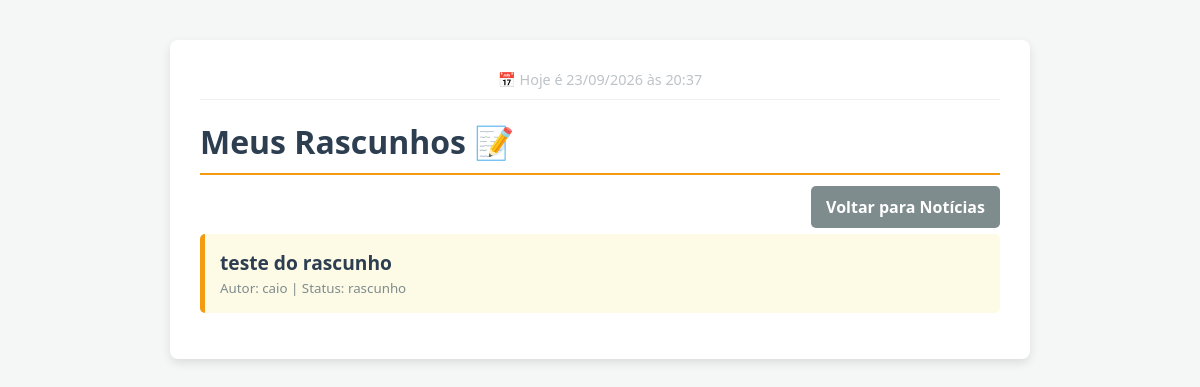
Before: /rascunhos/ with the older database file.
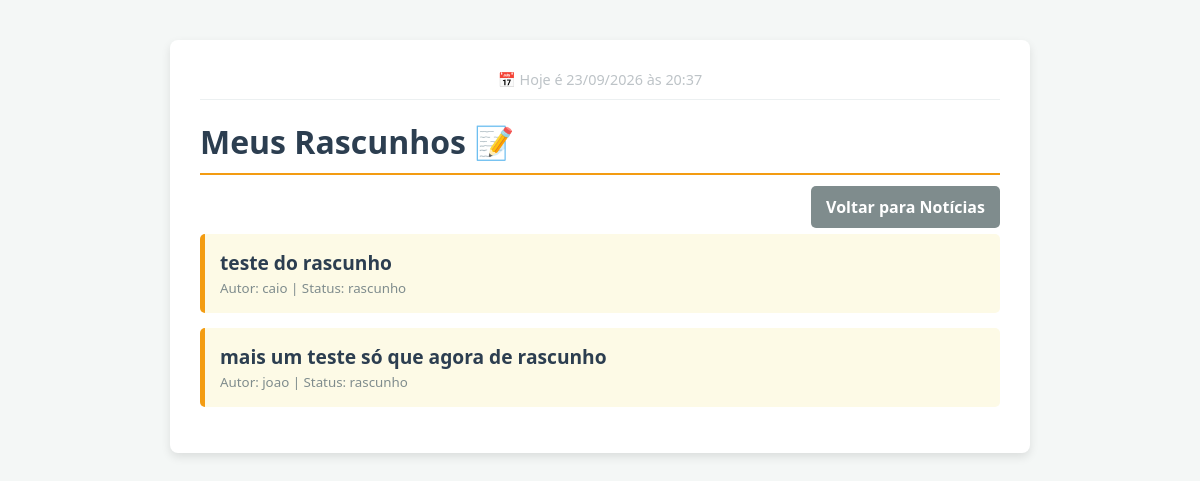
After: the same page with the newer database file.
### blog/models.py (models this page shows, shortened)
class Post(models.Model):
  STATUS_CHOICES = (
      ("rascunho", "Rascunho"),
      ("publicado", "Publicado"),
  )
  titulo = models.CharField(max_length=200)
  conteudo = models.TextField()
  autor = models.CharField(max_length=100)
  status = models.CharField(
      max_length=10, choices=STATUS_CHOICES, default="rascunho"
  )

### blog/views.py (the view)
# urls.py: path('rascunhos/', views.lista_rascunhos, name='rascunhos'),
def lista_rascunhos(request):
    rascunhos = Post.objects.filter(status='rascunho')
    return render(request, 'blog/rascunhos.html', {'posts': rascunhos})

### blog/templates/blog/rascunhos.html
{% extends 'blog/base.html' %}
{% block conteudo %}
<h1 style="border-bottom-color: #f39c12;">Meus Rascunhos 📝</h1>
<p style="text-align: right;">
    <a href="{% url 'lista' %}" class="btn" style="background-color: #7f8c8d;">Voltar para Notícias</a>
</p>
<ul style="list-style-type: none; padding: 0;">
{% for post in posts %}
    <li style="background: #fdfae6; margin-bottom: 15px; padding: 15px; border-radius: 5px; border-left: 5px solid #f39c12;">
        <a href="{% url 'detalhe' post.id %}" style="text-decoration: none; color: #2c3e50;">
            <strong style="font-size: 1.2em;">{{ post.titulo }}</strong>
        </a><br>
        <small style="color: #7f8c8d;">Autor: {{ post.autor }} | Status: {{ post.status }}</small>
    </li>
{% empty %}
    <li style="text-align: center; color: #7f8c8d; padding: 20px;">Você não tem nenhum rascunho no momento.</li>
{% endfor %}
</ul>
{% endblock %}

Changed rows visible on the page:
added Post: titulo "mais um teste só que agora de rascunho", autor "joao", status "rascunho"
